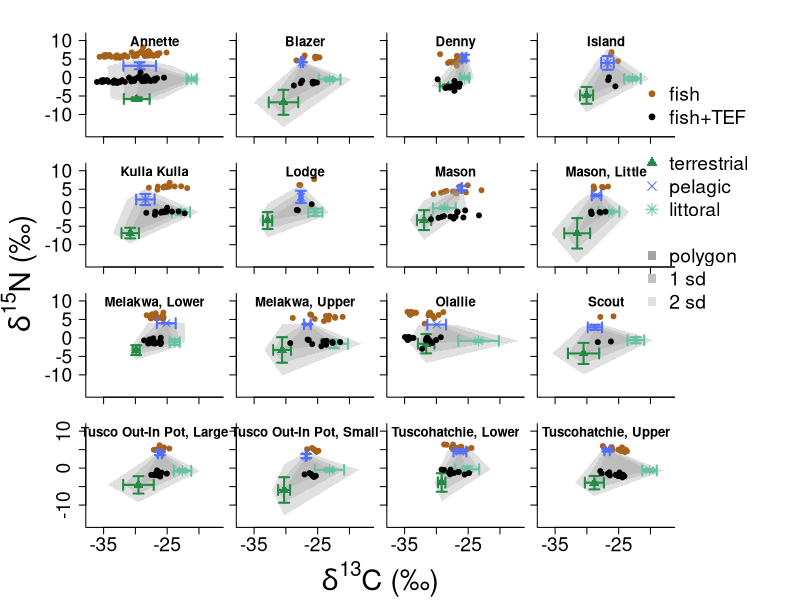

Recreate this plot in R.
library(sp)

fish_CN <- read.csv("fishCN.csv")
ter_CN <- read.csv("terCN.csv")
lit_CN <- read.csv("litCN.csv")
pelag_CN<- read.csv("pelagCN.csv")


#Scenario2
TEF_C.mu <- 0.4 #based on Post 2002
TEF_N.mu <- 6.8 #Postx2  $4.3 is based on Bunn 2013 omnivor
TEF_C.sigma <- 0 #1.3 # 1.3 #The first one is with TEF.sigmas of zero (I can plot error bars if I want in the future)
TEF_N.sigma <- 0  #1.5 # 0.2 #The first one also had N's TEF sd of zero (I can plot error bars if I want in the future)
scenarioID <- "Postx2"


fish_CN$include1sigma <- "exclude" ## only do this once! Otherwise, I'd erase each previous set!
fish_CN$include2sigma <- "exclude"



Lakenames <-as.vector(unique(fish_CN$Lake))
plotname <- paste0("figs/allLakesIsoscapeswithPolygon",scenarioID ,".png")
png(filename = plotname, width = 800, height = 800) #where will this go and what size?
par(oma = c(5,6,1,9), #outer margins, c(bottom, left, top, and right) Room for d13C and d15N labels at the end
    mfrow = c(4,4), ##mfrow is my four rows by four columns 
    mar = c(.5,.5,1.5,.5), #margins, c(bottom,
    cex.axis = 1.75) 

# This loop does two things, first, it plots each lake with a polygon around it. Second, it also
# indicates which points are in or out of the two polygons.


#LOOP####
for(j in 1:(length(Lakenames))){
  
  mixture <- fish_CN[(which(fish_CN$Lake ==  Lakenames[j])),
                     c("d13C_VPDB", "d15N_air", "Identifier.1")]
  
  #Littoral sources - so the results from the rocks
  ##for now, select lake with a number
  
  lakesource_littoral <- lit_CN[which(lit_CN$Lake ==  Lakenames[j]),c("d13C_VPDB", "d15N_air")]
  
  Lit.d13C.mu <- mean(lakesource_littoral$d13C_VPDB)
  Lit.d15N.mu <- mean(lakesource_littoral$d15N_air)
  Lit.d13C.sigma <- sd(lakesource_littoral$d13C_VPDB)
  Lit.d15N.sigma <- sd(lakesource_littoral$d15N_air)
  
  #Pelagic - from the pelagic area
  lakesource_pelagic <- pelag_CN[which(pelag_CN$Lake ==  Lakenames[j]),c("d13C_VPDB", "d15N_air")]
  
  Pelag.d13C.mu <- mean(lakesource_pelagic$d13C_VPDB)
  Pelag.d15N.mu <- mean(lakesource_pelagic$d15N_air)
  Pelag.d13C.sigma <- sd(lakesource_pelagic$d13C_VPDB)
  Pelag.d15N.sigma <- sd(lakesource_pelagic$d15N_air)
  
  #Terrestrial - from the surrounding plants 
  lakesource_terrestrial <- ter_CN[which(ter_CN$Lake ==  Lakenames[j]),c("d13C_VPDB", "d15N_air")]
  
  Ter.d13C.mu <- mean(lakesource_terrestrial$d13C_VPDB)
  Ter.d15N.mu <- mean(lakesource_terrestrial$d15N_air)
  Ter.d13C.sigma <- sd(lakesource_terrestrial$d13C_VPDB)
  Ter.d15N.sigma <- sd(lakesource_terrestrial$d15N_air)
  
  #PLOT####
  plot(x = mixture$d13C_VPDB, y = mixture$d15N_air,
       pch = 20,
       cex = 1.5,
       col = "#a6611a",
       ylim = c(-15,11),
       xlim = c(-37,-17),
       xlab = "", #expression(paste(delta^{13}, "C (\u2030)")),
       ylab =  "", #expression(paste(delta^{15}, "N (\u2030)")),
       bty = "l",
       yaxt = "n",
       xaxt = "n",
       ann = FALSE)
  title(Lakenames[j], line= -1)
  ##This little section is the if/else for the axis lables#
  if(j == 1 || j == 5 || j == 9){
    axis(2, at = seq(-10, 10,5), labels = TRUE, las = 2)
    axis(1, at = seq(-35, 15, 5), labels = FALSE)
  } else if (j == 13){
    axis(2, at = seq(-10, 10,5), labels = TRUE)
    axis(1, at = seq(-35, 15, 5), labels = TRUE)
  } else if (j == 14 || j == 15|| j == 16) {
    axis(2, at = seq(-10, 10,5), labels = FALSE)
    axis(1, at = seq(-35, 15, 5), labels = TRUE)
  } else {
    axis(2, at = seq(-10, 10,5), labels = FALSE)
    axis(1, at = seq(-35, 15, 5), labels = FALSE)
  }
  
  all.verts.x <- c(Ter.d13C.mu,Ter.d13C.mu,Ter.d13C.mu-Ter.d13C.sigma,Ter.d13C.mu+Ter.d13C.sigma,
                   Lit.d13C.mu,Lit.d13C.mu,Lit.d13C.mu-Lit.d13C.sigma,Lit.d13C.mu+Lit.d13C.sigma,
                   Pelag.d13C.mu,Pelag.d13C.mu,Pelag.d13C.mu-Pelag.d13C.sigma,Pelag.d13C.mu+Pelag.d13C.sigma)
  all.verts.y <- c(Ter.d15N.mu-Ter.d15N.sigma,Ter.d15N.mu+Ter.d15N.sigma,Ter.d15N.mu,Ter.d15N.mu,
                   Lit.d15N.mu-Lit.d15N.sigma,Lit.d15N.mu+Lit.d15N.sigma,Lit.d15N.mu,Lit.d15N.mu,
                   Pelag.d15N.mu-Pelag.d15N.sigma,Pelag.d15N.mu+Pelag.d15N.sigma,Pelag.d15N.mu,Pelag.d15N.mu)
  polygon.edges <-chull(x = all.verts.x, y = all.verts.y)
  all.2sigma.verts.x <- c(Ter.d13C.mu,Ter.d13C.mu,Ter.d13C.mu-Ter.d13C.sigma*2,Ter.d13C.mu+Ter.d13C.sigma*2,
                          Lit.d13C.mu,Lit.d13C.mu,Lit.d13C.mu-Lit.d13C.sigma*2,Lit.d13C.mu+Lit.d13C.sigma*2,
                          Pelag.d13C.mu,Pelag.d13C.mu,Pelag.d13C.mu-Pelag.d13C.sigma*2,Pelag.d13C.mu+Pelag.d13C.sigma*2)
  all.2sigma.verts.y <- c(Ter.d15N.mu-Ter.d15N.sigma*2,Ter.d15N.mu+Ter.d15N.sigma*2,Ter.d15N.mu,Ter.d15N.mu,
                          Lit.d15N.mu-Lit.d15N.sigma*2,Lit.d15N.mu+Lit.d15N.sigma*2,Lit.d15N.mu,Lit.d15N.mu,
                          Pelag.d15N.mu-Pelag.d15N.sigma*2,Pelag.d15N.mu+Pelag.d15N.sigma*2,Pelag.d15N.mu,Pelag.d15N.mu)
  polygon.2sigma.edges <-chull(x = all.2sigma.verts.x, y = all.2sigma.verts.y)
  
  polygon(x = c(Ter.d13C.mu,Lit.d13C.mu,Pelag.d13C.mu), 
          y = c(Ter.d15N.mu,Lit.d15N.mu,Pelag.d15N.mu), border = FALSE, 
          col = rgb(red = 190, green = 190, blue = 190, alpha = 100, maxColorValue = 300))
  polygon(x = all.verts.x[polygon.edges], 
          y = all.verts.y[polygon.edges], border = FALSE, 
          col = rgb(red = 190, green = 190, blue = 190, alpha = 100, maxColorValue = 300))
  polygon(x = all.2sigma.verts.x[polygon.2sigma.edges], 
          y = all.2sigma.verts.y[polygon.2sigma.edges], border = FALSE, 
          col = rgb(red = 190, green = 190, blue = 190, alpha = 100, maxColorValue = 300))
  points(x = Ter.d13C.mu, y = Ter.d15N.mu,
         pch = 17,
         col = "#238b45",
         cex = 1.5)
  arrows(x0 = Ter.d13C.mu, y0 = Ter.d15N.mu-Ter.d15N.sigma, 
         x1 = Ter.d13C.mu, y1 = Ter.d15N.mu+Ter.d15N.sigma, 
         code = 3, angle = 90, length = 0.05, col = "#238b45", lwd = 2)
  arrows(x0 = Ter.d13C.mu-Ter.d13C.sigma, y0 = Ter.d15N.mu, 
         x1 = Ter.d13C.mu+Ter.d13C.sigma, y1 = Ter.d15N.mu, 
         code = 3, angle = 90, length = 0.05, col = "#238b45", lwd = 2)
  
  points(Lit.d13C.mu, Lit.d15N.mu,
         pch = 8,
         col = "#66c2a4",
         cex = 1.5)
  arrows(x0 = Lit.d13C.mu, y0 = Lit.d15N.mu-Lit.d15N.sigma, 
         x1 = Lit.d13C.mu, y1 = Lit.d15N.mu+Lit.d15N.sigma, 
         code = 3, angle = 90, length = 0.05, col = "#66c2a4", lwd = 2)
  arrows(x0 = Lit.d13C.mu-Lit.d13C.sigma, y0 = Lit.d15N.mu, 
         x1 = Lit.d13C.mu+Lit.d13C.sigma, y1 = Lit.d15N.mu, 
         code = 3, angle = 90, length = 0.05, col = "#66c2a4", lwd = 2)
  
  points(x = Pelag.d13C.mu, y = Pelag.d15N.mu,
         pch = 4,
         col = "#526EFF",
         cex = 1.5)
  arrows(x0 = Pelag.d13C.mu, y0 = Pelag.d15N.mu-Pelag.d15N.sigma, 
         x1 = Pelag.d13C.mu, y1 = Pelag.d15N.mu+Pelag.d15N.sigma, 
         code = 3, angle = 90, length = 0.05, col = "#526EFF", lwd = 2)
  arrows(x0 = Pelag.d13C.mu-Pelag.d13C.sigma, y0 = Pelag.d15N.mu, 
         x1 = Pelag.d13C.mu+Pelag.d13C.sigma, y1 = Pelag.d15N.mu, 
         code = 3, angle = 90, length = 0.05, col = "#526EFF", lwd = 2)
  ##Make this optional:
  points(x = mixture$d13C_VPDB-TEF_C.mu, y = mixture$d15N_air-TEF_N.mu,
         pch = 20,
         col = "black",
         cex = 1.5)
  arrows(x0 = mixture$d13C_VPDB-TEF_C.mu, y0 = mixture$d15N_air-TEF_N.mu-TEF_N.sigma,
         x1 = mixture$d13C_VPDB-TEF_C.mu, y1 = mixture$d15N_air-TEF_N.mu+TEF_N.sigma,
         code = 3, angle = 90, length = 0, col = "black", lty = 3, lwd = 2)
  arrows(x0 = mixture$d13C_VPDB-TEF_C.mu-TEF_C.sigma, y0 = mixture$d15N_air-TEF_N.mu,
         x1 = mixture$d13C_VPDB-TEF_C.mu+TEF_C.sigma, y1 = mixture$d15N_air-TEF_N.mu,
         code = 3, angle = 90, length = 0, col = "black", lty = 3, lwd = 2)
  
  
  ##Now I need to track which fish to remove
  # library(sp)
  In.out.fish1sig <- point.in.polygon(point.x = mixture$d13C_VPDB-TEF_C.mu, 
                                      point.y = mixture$d15N_air-TEF_N.mu,
                                      pol.x = all.verts.x[polygon.edges], 
                                      pol.y = all.verts.y[polygon.edges])
  
  fish.to.keep1sig <- mixture$Identifier.1[which(In.out.fish1sig == 1)]
  
  
  fish_CN$include1sigma[match(fish.to.keep1sig,fish_CN$Identifier.1)] <- "include"
  
  In.out.fish2sig <- point.in.polygon(point.x = mixture$d13C_VPDB-TEF_C.mu, point.y = mixture$d15N_air-TEF_N.mu,
                                      pol.x = all.2sigma.verts.x[polygon.2sigma.edges], 
                                      pol.y = all.2sigma.verts.y[polygon.2sigma.edges])
  
  fish.to.keep2sig <- mixture$Identifier.1[which(In.out.fish2sig == 1)]
  
  
  fish_CN$include2sigma[match(fish.to.keep2sig,fish_CN$Identifier.1)] <- "include"
  
}

#These two line write the large single label for the plots
mtext(text= expression(paste(delta^{13}, "C (\u2030)")) ,side=1,line=4,outer=TRUE, cex = 1.75)
mtext(text= expression(paste(delta^{15}, "N (\u2030)")) ,side=2,line=3,outer=TRUE, cex = 1.75)
#legend
legend(xpd = NA , "topright", inset = c(-.6,-3.4) ,#xpd = NA; so topright means whole area, a little outside, OK to print outside margin
       legend = c("fish", "fish+TEF", "","terrestrial", "pelagic", "littoral", "","polygon", "1 sd", "2 sd") ,
       pch = c(20, 20,NA,  17,4,8,NA,15,15,15),
       col = c("#a6611a", "black",NA, "#238b45", "#526EFF", "#66c2a4",NA,
               rgb(red = 190, green = 190, blue = 190, alpha = 300, maxColorValue = 300),
               rgb(red = 190, green = 190, blue = 190, alpha = 200, maxColorValue = 300),
               rgb(red = 190, green = 190, blue = 190, alpha = 100, maxColorValue = 300)),
       bty = "n",
       cex= 1.75)


## 11/21/19
## I  need to add shades of gray for the polygons in order to ID what is 1, sd, and 2 sd - notes to self
dev.off()
